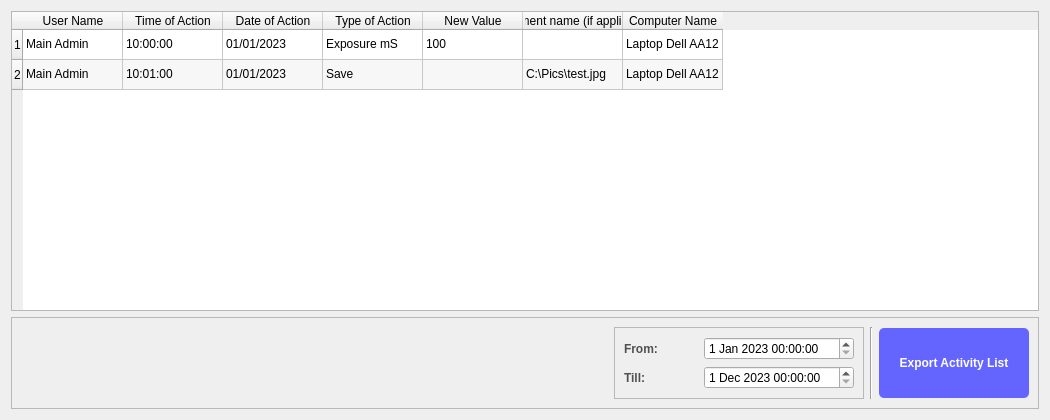
     <widget class="QWidget" name="tabActivity">
      <attribute name="title">
       <string>Audit Activity</string>
      </attribute>
      <layout class="QVBoxLayout" name="verticalLayout_7">
       <item>
        <widget class="QTableWidget" name="tableAdminPanel_LoginList_2">
         <property name="minimumSize">
          <size>
           <width>950</width>
           <height>300</height>
          </size>
         </property>
         <property name="maximumSize">
          <size>
           <width>16777215</width>
           <height>600</height>
          </size>
         </property>
         <property name="frameShape">
          <enum>QFrame::StyledPanel</enum>
         </property>
         <property name="frameShadow">
          <enum>QFrame::Sunken</enum>
         </property>
         <property name="lineWidth">
          <number>0</number>
         </property>
         <property name="midLineWidth">
          <number>3</number>
         </property>
         <property name="alternatingRowColors">
          <bool>true</bool>
         </property>
         <property name="sortingEnabled">
          <bool>true</bool>
         </property>
         <row>
          <property name="text">
           <string>1</string>
          </property>
         </row>
         <row>
          <property name="text">
           <string>2</string>
          </property>
         </row>
         <column>
          <property name="text">
           <string>User Name</string>
          </property>
         </column>
         <column>
          <property name="text">
           <string>Time of Action</string>
          </property>
         </column>
         <column>
          <property name="text">
           <string>Date of Action</string>
          </property>
         </column>
         <column>
          <property name="text">
           <string>Type of Action</string>
          </property>
         </column>
         <column>
          <property name="text">
           <string>New Value</string>
          </property>
         </column>
         <column>
          <property name="text">
           <string>Document name (if applicable)</string>
          </property>
         </column>
         <column>
          <property name="text">
           <string>Computer Name</string>
          </property>
         </column>
         <item row="0" column="0">
          <property name="text">
           <string>Main Admin</string>
          </property>
         </item>
         <item row="0" column="1">
          <property name="text">
           <string>10:00:00</string>
          </property>
         </item>
         <item row="0" column="2">
          <property name="text">
           <string>01/01/2023</string>
          </property>
         </item>
         <item row="0" column="3">
          <property name="text">
           <string>Exposure mS </string>
          </property>
         </item>
         <item row="0" column="4">
          <property name="text">
           <string>100</string>
          </property>
         </item>
         <item row="0" column="5">
          <property name="text">
           <string/>
          </property>
         </item>
         <item row="0" column="6">
          <property name="text">
           <string>Laptop Dell AA12</string>
          </property>
         </item>
         <item row="1" column="0">
          <property name="text">
           <string>Main Admin</string>
          </property>
         </item>
         <item row="1" column="1">
          <property name="text">
           <string>10:01:00</string>
          </property>
         </item>
         <item row="1" column="2">
          <property name="text">
           <string>01/01/2023</string>
          </property>
         </item>
         <item row="1" column="3">
          <property name="text">
           <string>Save</string>
          </property>
         </item>
         <item row="1" column="4">
          <property name="text">
           <string/>
          </property>
         </item>
         <item row="1" column="5">
          <property name="text">
           <string>C:\Pics\test.jpg</string>
          </property>
         </item>
         <item row="1" column="6">
          <property name="text">
           <string>Laptop Dell AA12</string>
          </property>
         </item>
        </widget>
       </item>
       <item>
        <widget class="QFrame" name="frame_3">
         <property name="frameShape">
          <enum>QFrame::StyledPanel</enum>
         </property>
         <property name="frameShadow">
          <enum>QFrame::Raised</enum>
         </property>
         <layout class="QHBoxLayout" name="horizontalLayout_10">
          <item>
           <spacer name="horizontalSpacer_9">
            <property name="orientation">
             <enum>Qt::Horizontal</enum>
            </property>
            <property name="sizeHint" stdset="0">
             <size>
              <width>593</width>
              <height>20</height>
             </size>
            </property>
           </spacer>
          </item>
          <item>
           <widget class="QFrame" name="frame_4">
            <property name="minimumSize">
             <size>
              <width>250</width>
              <height>0</height>
             </size>
            </property>
            <property name="maximumSize">
             <size>
              <width>250</width>
              <height>16777215</height>
             </size>
            </property>
            <property name="frameShape">
             <enum>QFrame::StyledPanel</enum>
            </property>
            <property name="frameShadow">
             <enum>QFrame::Raised</enum>
            </property>
            <layout class="QVBoxLayout" name="verticalLayout_11">
             <item>
              <layout class="QHBoxLayout" name="horizontalLayout_8">
               <item>
                <widget class="QLabel" name="label_6">
                 <property name="styleSheet">
                  <string notr="true">QLabel{	
color:rgb(80, 80, 80);
font: 9pt &quot;Segoe UI&quot;;
font: bold;
}</string>
                 </property>
                 <property name="text">
                  <string>From:</string>
                 </property>
                </widget>
               </item>
               <item>
                <spacer name="horizontalSpacer_7">
                 <property name="orientation">
                  <enum>Qt::Horizontal</enum>
                 </property>
                 <property name="sizeHint" stdset="0">
                  <size>
                   <width>28</width>
                   <height>20</height>
                  </size>
                 </property>
                </spacer>
               </item>
               <item>
                <widget class="QDateTimeEdit" name="dateTimeAdminPanel_ActivityFrom">
                 <property name="minimumSize">
                  <size>
                   <width>150</width>
                   <height>0</height>
                  </size>
                 </property>
                 <property name="maximumSize">
                  <size>
                   <width>150</width>
                   <height>16777215</height>
                  </size>
                 </property>
                 <property name="dateTime">
                  <datetime>
                   <hour>0</hour>
                   <minute>0</minute>
                   <second>0</second>
                   <year>2023</year>
                   <month>1</month>
                   <day>1</day>
                  </datetime>
                 </property>
                </widget>
               </item>
              </layout>
             </item>
             <item>
              <layout class="QHBoxLayout" name="horizontalLayout_9">
               <item>
                <widget class="QLabel" name="label_7">
                 <property name="styleSheet">
                  <string notr="true">QLabel{	
color:rgb(80, 80, 80);
font: 9pt &quot;Segoe UI&quot;;
font: bold;
}</string>
                 </property>
                 <property name="text">
                  <string>Till:</string>
                 </property>
                </widget>
               </item>
               <item>
                <spacer name="horizontalSpacer_8">
                 <property name="orientation">
                  <enum>Qt::Horizontal</enum>
                 </property>
                 <property name="sizeHint" stdset="0">
                  <size>
                   <width>28</width>
                   <height>20</height>
                  </size>
                 </property>
                </spacer>
               </item>
               <item>
                <widget class="QDateTimeEdit" name="dateTimeAdminPanel_ActivityTill">
                 <property name="minimumSize">
                  <size>
                   <width>150</width>
                   <height>0</height>
                  </size>
                 </property>
                 <property name="maximumSize">
                  <size>
                   <width>150</width>
                   <height>16777215</height>
                  </size>
                 </property>
                 <property name="dateTime">
                  <datetime>
                   <hour>0</hour>
                   <minute>0</minute>
                   <second>0</second>
                   <year>2023</year>
                   <month>12</month>
                   <day>1</day>
                  </datetime>
                 </property>
                </widget>
               </item>
              </layout>
             </item>
            </layout>
           </widget>
          </item>
          <item>
           <widget class="Line" name="line_2">
            <property name="orientation">
             <enum>Qt::Vertical</enum>
            </property>
           </widget>
          </item>
          <item>
           <layout class="QVBoxLayout" name="verticalLayout_10">
            <item>
             <widget class="QPushButton" name="buttonAdminPanel_ExportLoginList_2">
              <property name="minimumSize">
               <size>
                <width>150</width>
                <height>70</height>
               </size>
              </property>
              <property name="maximumSize">
               <size>
                <width>16777215</width>
                <height>70</height>
               </size>
              </property>
              <property name="styleSheet">
               <string notr="true">QPushButton{	
background-color : rgb(100, 100, 255);
color:rgb(255, 255, 255);
font: 11pt &quot;Segoe UI&quot;;
font: bold;
border-radius: 5px;}

QPushButton::pressed{background-color :rgb(50, 50,50);}</string>
              </property>
              <property name="text">
               <string>Export Activity List</string>
              </property>
             </widget>
            </item>
           </layout>
          </item>
         </layout>
        </widget>
       </item>
      </layout>
     </widget>
